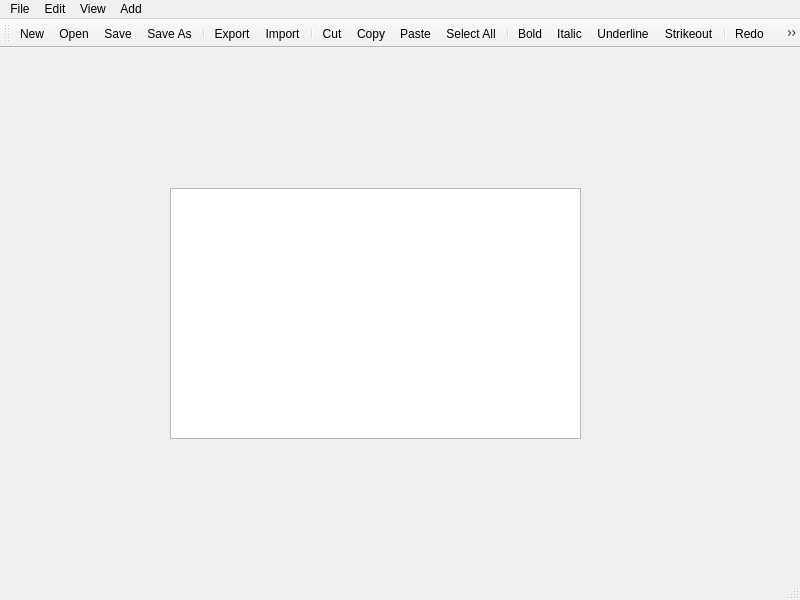
<?xml version="1.0" encoding="UTF-8"?>
<ui version="4.0">
 <class>MainWindow</class>
 <widget class="QMainWindow" name="MainWindow">
  <property name="geometry">
   <rect>
    <x>0</x>
    <y>0</y>
    <width>800</width>
    <height>600</height>
   </rect>
  </property>
  <property name="windowTitle">
   <string>MainWindow</string>
  </property>
  <widget class="QWidget" name="centralwidget">
   <widget class="QTextEdit" name="text_area">
    <property name="geometry">
     <rect>
      <x>170</x>
      <y>140</y>
      <width>411</width>
      <height>251</height>
     </rect>
    </property>
   </widget>
  </widget>
  <widget class="QMenuBar" name="menubar">
   <property name="geometry">
    <rect>
     <x>0</x>
     <y>0</y>
     <width>800</width>
     <height>21</height>
    </rect>
   </property>
   <widget class="QMenu" name="menuFile">
    <property name="title">
     <string>File</string>
    </property>
    <addaction name="actionNew"/>
    <addaction name="actionOpen"/>
    <addaction name="actionOpen_Recent"/>
    <addaction name="separator"/>
    <addaction name="actionSave"/>
    <addaction name="actionSave_As"/>
    <addaction name="separator"/>
    <addaction name="actionImport"/>
    <addaction name="actionExport"/>
    <addaction name="separator"/>
    <addaction name="actionPrint"/>
    <addaction name="separator"/>
    <addaction name="actionClose"/>
   </widget>
   <widget class="QMenu" name="menuEdit">
    <property name="title">
     <string>Edit</string>
    </property>
    <addaction name="actionUndo"/>
    <addaction name="actionRedo"/>
    <addaction name="separator"/>
    <addaction name="actionCut"/>
    <addaction name="actionCopy"/>
    <addaction name="actionPaste"/>
    <addaction name="separator"/>
    <addaction name="actionFind"/>
    <addaction name="actionReplace"/>
    <addaction name="separator"/>
    <addaction name="actionSelect_All"/>
    <addaction name="actionSelect_none"/>
    <addaction name="separator"/>
    <addaction name="actionClear"/>
    <addaction name="separator"/>
    <addaction name="actionPreference"/>
   </widget>
   <widget class="QMenu" name="menuView">
    <property name="title">
     <string>View</string>
    </property>
    <addaction name="actionZoom_In"/>
    <addaction name="actionZoom_Out"/>
    <addaction name="separator"/>
    <addaction name="actionToolbar_top"/>
    <addaction name="actionToolbar_left"/>
    <addaction name="actionToolbar_right"/>
    <addaction name="actionToolbar_bottom"/>
    <addaction name="separator"/>
    <addaction name="actionToolbar_moveable"/>
    <addaction name="actionToolbar_floatable"/>
   </widget>
   <widget class="QMenu" name="menuAdd">
    <property name="title">
     <string>Add</string>
    </property>
    <addaction name="actionBold"/>
    <addaction name="actionItalic"/>
    <addaction name="actionUnderline"/>
    <addaction name="actionStrikeout"/>
   </widget>
   <addaction name="menuFile"/>
   <addaction name="menuEdit"/>
   <addaction name="menuView"/>
   <addaction name="menuAdd"/>
  </widget>
  <widget class="QStatusBar" name="statusbar"/>
  <widget class="QToolBar" name="toolBar">
   <property name="windowTitle">
    <string>toolBar</string>
   </property>
   <attribute name="toolBarArea">
    <enum>TopToolBarArea</enum>
   </attribute>
   <attribute name="toolBarBreak">
    <bool>false</bool>
   </attribute>
   <addaction name="actionNew"/>
   <addaction name="actionOpen"/>
   <addaction name="actionSave"/>
   <addaction name="actionSave_As"/>
   <addaction name="separator"/>
   <addaction name="actionExport"/>
   <addaction name="actionImport"/>
   <addaction name="separator"/>
   <addaction name="actionCut"/>
   <addaction name="actionCopy"/>
   <addaction name="actionPaste"/>
   <addaction name="actionSelect_All"/>
   <addaction name="separator"/>
   <addaction name="actionBold"/>
   <addaction name="actionItalic"/>
   <addaction name="actionUnderline"/>
   <addaction name="actionStrikeout"/>
   <addaction name="separator"/>
   <addaction name="actionRedo"/>
   <addaction name="actionUndo"/>
   <addaction name="separator"/>
   <addaction name="actionZoom_In"/>
   <addaction name="actionZoom_Out"/>
  </widget>
  <action name="actionNew">
   <property name="icon">
    <iconset resource="resource.qrc">
     <normaloff>:/image/image/new.png</normaloff>:/image/image/new.png</iconset>
   </property>
   <property name="text">
    <string>New</string>
   </property>
  </action>
  <action name="actionOpen">
   <property name="icon">
    <iconset resource="resource.qrc">
     <normaloff>:/image/image/file.png</normaloff>:/image/image/file.png</iconset>
   </property>
   <property name="text">
    <string>Open</string>
   </property>
  </action>
  <action name="actionOpen_Recent">
   <property name="icon">
    <iconset resource="resource.qrc">
     <normaloff>:/image/image/folder.png</normaloff>:/image/image/folder.png</iconset>
   </property>
   <property name="text">
    <string>Open Recent</string>
   </property>
  </action>
  <action name="actionSave">
   <property name="icon">
    <iconset resource="resource.qrc">
     <normaloff>:/image/image/save.png</normaloff>:/image/image/save.png</iconset>
   </property>
   <property name="text">
    <string>Save</string>
   </property>
  </action>
  <action name="actionSave_As">
   <property name="icon">
    <iconset resource="resource.qrc">
     <normaloff>:/image/image/save_as.png</normaloff>:/image/image/save_as.png</iconset>
   </property>
   <property name="text">
    <string>Save As</string>
   </property>
  </action>
  <action name="actionExport">
   <property name="icon">
    <iconset resource="resource.qrc">
     <normaloff>:/image/image/export.png</normaloff>:/image/image/export.png</iconset>
   </property>
   <property name="text">
    <string>Export</string>
   </property>
  </action>
  <action name="actionImport">
   <property name="icon">
    <iconset resource="resource.qrc">
     <normaloff>:/image/image/import.png</normaloff>:/image/image/import.png</iconset>
   </property>
   <property name="text">
    <string>Import</string>
   </property>
  </action>
  <action name="actionPrint">
   <property name="icon">
    <iconset resource="resource.qrc">
     <normaloff>:/image/image/printer.png</normaloff>:/image/image/printer.png</iconset>
   </property>
   <property name="text">
    <string>Print</string>
   </property>
  </action>
  <action name="actionClose">
   <property name="icon">
    <iconset resource="resource.qrc">
     <normaloff>:/image/image/logout.png</normaloff>:/image/image/logout.png</iconset>
   </property>
   <property name="text">
    <string>Close</string>
   </property>
  </action>
  <action name="actionUndo">
   <property name="icon">
    <iconset resource="resource.qrc">
     <normaloff>:/image/image/arrow_undo.png</normaloff>:/image/image/arrow_undo.png</iconset>
   </property>
   <property name="text">
    <string>Undo</string>
   </property>
  </action>
  <action name="actionRedo">
   <property name="icon">
    <iconset resource="resource.qrc">
     <normaloff>:/image/image/arrow_redo.png</normaloff>:/image/image/arrow_redo.png</iconset>
   </property>
   <property name="text">
    <string>Redo</string>
   </property>
  </action>
  <action name="actionCut">
   <property name="icon">
    <iconset resource="resource.qrc">
     <normaloff>:/image/image/cut.png</normaloff>:/image/image/cut.png</iconset>
   </property>
   <property name="text">
    <string>Cut </string>
   </property>
  </action>
  <action name="actionCopy">
   <property name="icon">
    <iconset resource="resource.qrc">
     <normaloff>:/image/image/copy.png</normaloff>:/image/image/copy.png</iconset>
   </property>
   <property name="text">
    <string>Copy</string>
   </property>
  </action>
  <action name="actionPaste">
   <property name="icon">
    <iconset resource="resource.qrc">
     <normaloff>:/image/image/paste.png</normaloff>:/image/image/paste.png</iconset>
   </property>
   <property name="text">
    <string>Paste</string>
   </property>
  </action>
  <action name="actionSelect_All">
   <property name="icon">
    <iconset resource="resource.qrc">
     <normaloff>:/image/image/select_all.png</normaloff>:/image/image/select_all.png</iconset>
   </property>
   <property name="text">
    <string>Select All</string>
   </property>
  </action>
  <action name="actionFind">
   <property name="icon">
    <iconset resource="resource.qrc">
     <normaloff>:/image/image/find.png</normaloff>:/image/image/find.png</iconset>
   </property>
   <property name="text">
    <string>Find</string>
   </property>
  </action>
  <action name="actionReplace">
   <property name="text">
    <string>Replace</string>
   </property>
  </action>
  <action name="actionClear">
   <property name="icon">
    <iconset resource="resource.qrc">
     <normaloff>:/image/image/clear.png</normaloff>:/image/image/clear.png</iconset>
   </property>
   <property name="text">
    <string>Clear</string>
   </property>
  </action>
  <action name="actionPreference">
   <property name="icon">
    <iconset resource="resource.qrc">
     <normaloff>:/image/image/preference.png</normaloff>:/image/image/preference.png</iconset>
   </property>
   <property name="text">
    <string>Preference</string>
   </property>
  </action>
  <action name="actionSelect_none">
   <property name="text">
    <string>Select none</string>
   </property>
  </action>
  <action name="actionToolbar_top">
   <property name="text">
    <string>Toolbar top</string>
   </property>
  </action>
  <action name="actionToolbar_left">
   <property name="text">
    <string>Toolbar left</string>
   </property>
  </action>
  <action name="actionToolbar_right">
   <property name="text">
    <string>Toolbar right</string>
   </property>
  </action>
  <action name="actionToolbar_bottom">
   <property name="text">
    <string>Toolbar bottom</string>
   </property>
  </action>
  <action name="actionToolbar_moveable">
   <property name="checkable">
    <bool>true</bool>
   </property>
   <property name="text">
    <string>Toolbar moveable</string>
   </property>
  </action>
  <action name="actionToolbar_floatable">
   <property name="checkable">
    <bool>true</bool>
   </property>
   <property name="text">
    <string>Toolbar floatable</string>
   </property>
  </action>
  <action name="actionBold">
   <property name="icon">
    <iconset resource="resource.qrc">
     <normaloff>:/image/image/text_bold.png</normaloff>:/image/image/text_bold.png</iconset>
   </property>
   <property name="text">
    <string>Bold</string>
   </property>
  </action>
  <action name="actionItalic">
   <property name="icon">
    <iconset resource="resource.qrc">
     <normaloff>:/image/image/text_italic.png</normaloff>:/image/image/text_italic.png</iconset>
   </property>
   <property name="text">
    <string>Italic</string>
   </property>
  </action>
  <action name="actionUnderline">
   <property name="icon">
    <iconset resource="resource.qrc">
     <normaloff>:/image/image/text_underline.png</normaloff>:/image/image/text_underline.png</iconset>
   </property>
   <property name="text">
    <string>Underline</string>
   </property>
  </action>
  <action name="actionStrikeout">
   <property name="icon">
    <iconset resource="resource.qrc">
     <normaloff>:/image/image/text_strikethrough.png</normaloff>:/image/image/text_strikethrough.png</iconset>
   </property>
   <property name="text">
    <string>Strikeout</string>
   </property>
  </action>
  <action name="actionZoom_In">
   <property name="icon">
    <iconset resource="resource.qrc">
     <normaloff>:/image/image/zoom_in.png</normaloff>:/image/image/zoom_in.png</iconset>
   </property>
   <property name="text">
    <string>Zoom In</string>
   </property>
  </action>
  <action name="actionZoom_Out">
   <property name="icon">
    <iconset resource="resource.qrc">
     <normaloff>:/image/image/zoom_out.png</normaloff>:/image/image/zoom_out.png</iconset>
   </property>
   <property name="text">
    <string>Zoom Out</string>
   </property>
  </action>
 </widget>
 <resources>
  <include location="resource.qrc"/>
 </resources>
 <connections/>
</ui>
